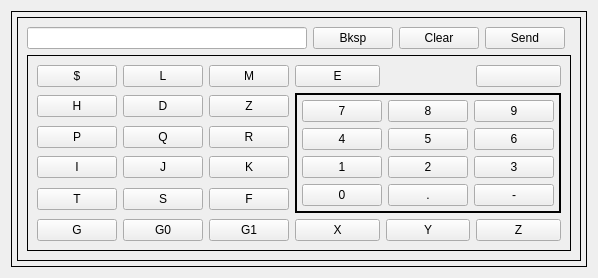
            <widget class="QWidget" name="tab_12">
             <attribute name="title">
              <string>MDI</string>
             </attribute>
             <layout class="QGridLayout" name="gridLayout_21">
              <item row="0" column="0">
               <widget class="QFrame" name="gridFrame">
                <property name="frameShape">
                 <enum>QFrame::Box</enum>
                </property>
                <layout class="QGridLayout" name="gridLayout_20">
                 <property name="leftMargin">
                  <number>5</number>
                 </property>
                 <property name="topMargin">
                  <number>5</number>
                 </property>
                 <property name="rightMargin">
                  <number>5</number>
                 </property>
                 <property name="bottomMargin">
                  <number>5</number>
                 </property>
                 <item row="1" column="0">
                  <widget class="QFrame" name="horizontalFrame">
                   <property name="frameShape">
                    <enum>QFrame::Box</enum>
                   </property>
                   <layout class="QGridLayout" name="gridLayout_13">
                    <item row="0" column="2">
                     <widget class="QPushButton" name="mdiClear">
                      <property name="text">
                       <string>Clear</string>
                      </property>
                     </widget>
                    </item>
                    <item row="1" column="0" colspan="5">
                     <widget class="QFrame" name="gridFrame_2">
                      <property name="frameShape">
                       <enum>QFrame::Box</enum>
                      </property>
                      <layout class="QGridLayout" name="gridLayout_14">
                       <item row="5" column="7">
                        <widget class="QPushButton" name="pushButton_30">
                         <property name="text">
                          <string>Z</string>
                         </property>
                         <attribute name="buttonGroup">
                          <string notr="true">mdiButtonGroup</string>
                         </attribute>
                        </widget>
                       </item>
                       <item row="0" column="7">
                        <widget class="QPushButton" name="pushButton_45">
                         <property name="text">
                          <string/>
                         </property>
                         <attribute name="buttonGroup">
                          <string notr="true">mdiButtonGroup</string>
                         </attribute>
                        </widget>
                       </item>
                       <item row="5" column="5">
                        <widget class="QPushButton" name="pushButton_49">
                         <property name="text">
                          <string>X</string>
                         </property>
                         <attribute name="buttonGroup">
                          <string notr="true">mdiButtonGroup</string>
                         </attribute>
                        </widget>
                       </item>
                       <item row="5" column="0">
                        <widget class="QPushButton" name="pushButton_37">
                         <property name="text">
                          <string>G</string>
                         </property>
                         <attribute name="buttonGroup">
                          <string notr="true">mdiButtonGroup</string>
                         </attribute>
                        </widget>
                       </item>
                       <item row="1" column="5" rowspan="4" colspan="3">
                        <widget class="QFrame" name="gridFrame_3">
                         <property name="frameShape">
                          <enum>QFrame::Box</enum>
                         </property>
                         <property name="lineWidth">
                          <number>2</number>
                         </property>
                         <layout class="QGridLayout" name="gridLayout_12">
                          <property name="leftMargin">
                           <number>5</number>
                          </property>
                          <property name="topMargin">
                           <number>5</number>
                          </property>
                          <property name="rightMargin">
                           <number>5</number>
                          </property>
                          <property name="bottomMargin">
                           <number>5</number>
                          </property>
                          <item row="3" column="2">
                           <widget class="QPushButton" name="pushButton_27">
                            <property name="text">
                             <string>-</string>
                            </property>
                            <attribute name="buttonGroup">
                             <string notr="true">mdiButtonGroup</string>
                            </attribute>
                           </widget>
                          </item>
                          <item row="1" column="2">
                           <widget class="QPushButton" name="pushButton_20">
                            <property name="text">
                             <string>6</string>
                            </property>
                            <attribute name="buttonGroup">
                             <string notr="true">mdiButtonGroup</string>
                            </attribute>
                           </widget>
                          </item>
                          <item row="2" column="0">
                           <widget class="QPushButton" name="pushButton_16">
                            <property name="text">
                             <string>1</string>
                            </property>
                            <attribute name="buttonGroup">
                             <string notr="true">mdiButtonGroup</string>
                            </attribute>
                           </widget>
                          </item>
                          <item row="3" column="0">
                           <widget class="QPushButton" name="pushButton_25">
                            <property name="text">
                             <string>0</string>
                            </property>
                            <attribute name="buttonGroup">
                             <string notr="true">mdiButtonGroup</string>
                            </attribute>
                           </widget>
                          </item>
                          <item row="2" column="1">
                           <widget class="QPushButton" name="pushButton_29">
                            <property name="text">
                             <string>2</string>
                            </property>
                            <attribute name="buttonGroup">
                             <string notr="true">mdiButtonGroup</string>
                            </attribute>
                           </widget>
                          </item>
                          <item row="3" column="1">
                           <widget class="QPushButton" name="pushButton_26">
                            <property name="text">
                             <string>.</string>
                            </property>
                            <attribute name="buttonGroup">
                             <string notr="true">mdiButtonGroup</string>
                            </attribute>
                           </widget>
                          </item>
                          <item row="1" column="1">
                           <widget class="QPushButton" name="pushButton_23">
                            <property name="text">
                             <string>5</string>
                            </property>
                            <attribute name="buttonGroup">
                             <string notr="true">mdiButtonGroup</string>
                            </attribute>
                           </widget>
                          </item>
                          <item row="1" column="0">
                           <widget class="QPushButton" name="pushButton_17">
                            <property name="text">
                             <string>4</string>
                            </property>
                            <attribute name="buttonGroup">
                             <string notr="true">mdiButtonGroup</string>
                            </attribute>
                           </widget>
                          </item>
                          <item row="2" column="2">
                           <widget class="QPushButton" name="pushButton_21">
                            <property name="text">
                             <string>3</string>
                            </property>
                            <attribute name="buttonGroup">
                             <string notr="true">mdiButtonGroup</string>
                            </attribute>
                           </widget>
                          </item>
                          <item row="0" column="0">
                           <widget class="QPushButton" name="pushButton_18">
                            <property name="text">
                             <string>7</string>
                            </property>
                            <attribute name="buttonGroup">
                             <string notr="true">mdiButtonGroup</string>
                            </attribute>
                           </widget>
                          </item>
                          <item row="0" column="1">
                           <widget class="QPushButton" name="pushButton_22">
                            <property name="text">
                             <string>8</string>
                            </property>
                            <attribute name="buttonGroup">
                             <string notr="true">mdiButtonGroup</string>
                            </attribute>
                           </widget>
                          </item>
                          <item row="0" column="2">
                           <widget class="QPushButton" name="pushButton_19">
                            <property name="text">
                             <string>9</string>
                            </property>
                            <attribute name="buttonGroup">
                             <string notr="true">mdiButtonGroup</string>
                            </attribute>
                           </widget>
                          </item>
                         </layout>
                        </widget>
                       </item>
                       <item row="5" column="6">
                        <widget class="QPushButton" name="pushButton_42">
                         <property name="text">
                          <string>Y</string>
                         </property>
                         <attribute name="buttonGroup">
                          <string notr="true">mdiButtonGroup</string>
                         </attribute>
                        </widget>
                       </item>
                       <item row="0" column="5">
                        <widget class="QPushButton" name="pushButton_31">
                         <property name="text">
                          <string>E</string>
                         </property>
                         <attribute name="buttonGroup">
                          <string notr="true">mdiButtonGroup</string>
                         </attribute>
                        </widget>
                       </item>
                       <item row="3" column="1">
                        <widget class="QPushButton" name="pushButton_50">
                         <property name="text">
                          <string>J</string>
                         </property>
                         <attribute name="buttonGroup">
                          <string notr="true">mdiButtonGroup</string>
                         </attribute>
                        </widget>
                       </item>
                       <item row="5" column="1">
                        <widget class="QPushButton" name="pushButton_38">
                         <property name="text">
                          <string>G0</string>
                         </property>
                         <attribute name="buttonGroup">
                          <string notr="true">mdiButtonGroup</string>
                         </attribute>
                        </widget>
                       </item>
                       <item row="3" column="0">
                        <widget class="QPushButton" name="pushButton_35">
                         <property name="text">
                          <string>I</string>
                         </property>
                         <attribute name="buttonGroup">
                          <string notr="true">mdiButtonGroup</string>
                         </attribute>
                        </widget>
                       </item>
                       <item row="0" column="0">
                        <widget class="QPushButton" name="pushButton_32">
                         <property name="text">
                          <string>$</string>
                         </property>
                         <attribute name="buttonGroup">
                          <string notr="true">mdiButtonGroup</string>
                         </attribute>
                        </widget>
                       </item>
                       <item row="1" column="1">
                        <widget class="QPushButton" name="pushButton_33">
                         <property name="text">
                          <string>D</string>
                         </property>
                         <attribute name="buttonGroup">
                          <string notr="true">mdiButtonGroup</string>
                         </attribute>
                        </widget>
                       </item>
                       <item row="3" column="2">
                        <widget class="QPushButton" name="pushButton_44">
                         <property name="text">
                          <string>K</string>
                         </property>
                         <attribute name="buttonGroup">
                          <string notr="true">mdiButtonGroup</string>
                         </attribute>
                        </widget>
                       </item>
                       <item row="5" column="2">
                        <widget class="QPushButton" name="pushButton_39">
                         <property name="text">
                          <string>G1</string>
                         </property>
                         <attribute name="buttonGroup">
                          <string notr="true">mdiButtonGroup</string>
                         </attribute>
                        </widget>
                       </item>
                       <item row="4" column="0">
                        <widget class="QPushButton" name="pushButton_51">
                         <property name="text">
                          <string>T</string>
                         </property>
                         <attribute name="buttonGroup">
                          <string notr="true">mdiButtonGroup</string>
                         </attribute>
                        </widget>
                       </item>
                       <item row="4" column="1">
                        <widget class="QPushButton" name="pushButton_24">
                         <property name="text">
                          <string>S</string>
                         </property>
                         <attribute name="buttonGroup">
                          <string notr="true">mdiButtonGroup</string>
                         </attribute>
                        </widget>
                       </item>
                       <item row="4" column="2">
                        <widget class="QPushButton" name="pushButton_36">
                         <property name="text">
                          <string>F</string>
                         </property>
                         <attribute name="buttonGroup">
                          <string notr="true">mdiButtonGroup</string>
                         </attribute>
                        </widget>
                       </item>
                       <item row="2" column="2">
                        <widget class="QPushButton" name="pushButton_34">
                         <property name="text">
                          <string>R</string>
                         </property>
                         <attribute name="buttonGroup">
                          <string notr="true">mdiButtonGroup</string>
                         </attribute>
                        </widget>
                       </item>
                       <item row="2" column="0">
                        <widget class="QPushButton" name="pushButton_48">
                         <property name="text">
                          <string>P</string>
                         </property>
                         <attribute name="buttonGroup">
                          <string notr="true">mdiButtonGroup</string>
                         </attribute>
                        </widget>
                       </item>
                       <item row="2" column="1">
                        <widget class="QPushButton" name="pushButton_28">
                         <property name="text">
                          <string>Q</string>
                         </property>
                         <attribute name="buttonGroup">
                          <string notr="true">mdiButtonGroup</string>
                         </attribute>
                        </widget>
                       </item>
                       <item row="1" column="0">
                        <widget class="QPushButton" name="pushButton_47">
                         <property name="text">
                          <string>H</string>
                         </property>
                         <attribute name="buttonGroup">
                          <string notr="true">mdiButtonGroup</string>
                         </attribute>
                        </widget>
                       </item>
                       <item row="1" column="2">
                        <widget class="QPushButton" name="pushButton_43">
                         <property name="text">
                          <string>Z</string>
                         </property>
                         <attribute name="buttonGroup">
                          <string notr="true">mdiButtonGroup</string>
                         </attribute>
                        </widget>
                       </item>
                       <item row="0" column="1">
                        <widget class="QPushButton" name="pushButton_46">
                         <property name="text">
                          <string>L</string>
                         </property>
                         <attribute name="buttonGroup">
                          <string notr="true">mdiButtonGroup</string>
                         </attribute>
                        </widget>
                       </item>
                       <item row="0" column="2">
                        <widget class="QPushButton" name="pushButton_40">
                         <property name="text">
                          <string>M</string>
                         </property>
                         <attribute name="buttonGroup">
                          <string notr="true">mdiButtonGroup</string>
                         </attribute>
                        </widget>
                       </item>
                      </layout>
                     </widget>
                    </item>
                    <item row="0" column="0">
                     <widget class="MDIEntry" name="mdiEntry"/>
                    </item>
                    <item row="0" column="1">
                     <widget class="QPushButton" name="mdiBackSpace">
                      <property name="text">
                       <string>Bksp</string>
                      </property>
                     </widget>
                    </item>
                    <item row="0" column="3">
                     <widget class="ActionButton" name="mdiSend">
                      <property name="text">
                       <string>Send</string>
                      </property>
                      <property name="rules" stdset="0">
                       <string>[{&quot;channels&quot;: [{&quot;url&quot;: &quot;status:all_axes_homed&quot;, &quot;trigger&quot;: true}], &quot;property&quot;: &quot;Enable&quot;, &quot;expression&quot;: &quot;ch[0]&quot;, &quot;name&quot;: &quot;Enable&quot;}]</string>
                      </property>
                     </widget>
                    </item>
                   </layout>
                  </widget>
                 </item>
                </layout>
               </widget>
              </item>
             </layout>
            </widget>
